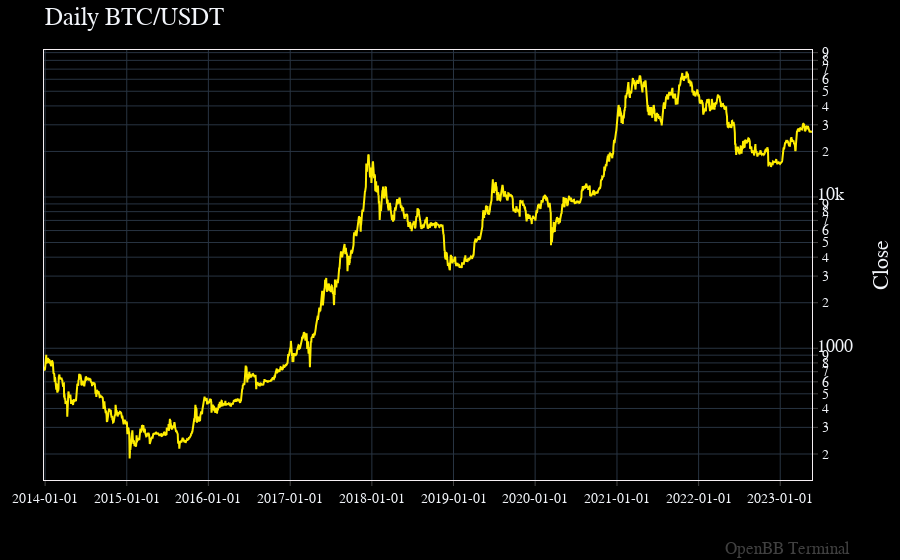

This figure's notebook cell:
### Markdown cell above
## The Crypto Module

Similarly, the `crypto` module has its own nuances.

### openbb.crypto.load()

This version of the `load` function has three sources: `YahooFinance`, `CoinGecko`, and `CCXT`. Selecting `CCXT` will activate the `--exchange` argument, which allows the user to target a specific venue.  

Choices of exchange are: [

    ace,alpaca,ascendex,bequant,bigone,binance,binancecoinm,binanceus,binanceusdm,bit2c,bitbank,bitbay,bitcoincom,
    bitfinex,bitfinex2,bitflyer,bitforex,bitget,bithumb,bitmart,bitmex,bitopro,bitpanda,bitrue,bitso,bitstamp,bitstamp1,
    bittrex,bitvavo,bkex,bl3p,btcalpha,btcbox,btcex,btcmarkets,btctradeua,btcturk,buda,bybit,cex,coinbase,coinbaseprime,coinbasepro,
    coincheck,coinex,coinfalcon,coinmate,coinone,coinspot,cryptocom,currencycom,delta,deribit,digifinex,exmo,flowbtc,fmfwio,gate,
    gateio,gemini,hitbtc,hitbtc3,hollaex,huobi,huobijp,huobipro,idex,independentreserve,indodax,itbit,kraken,krakenfutures,kucoin,
    kucoinfutures,kuna,latoken,lbank,lbank2,lykke,mercado,mexc,mexc3,ndax,novadax,oceanex,okcoin,okex,okex5,okx,paymium,phemex,
    poloniex,poloniexfutures,probit,ripio,stex,tidex,timex,tokocrypto,upbit,wavesexchange,wazirx,whitebit,woo,yobit,zaif,zb,zonda
]

**Note**: Asset coverage and history varies widely by exchange.

### Code cell
btc_usdt = openbb.crypto.load(symbol = 'BTC', to_symbol = 'USDT', source = 'CCXT', exchange = 'bitcoincom', start_date = '2010-01-01')
openbb.qa.line(data = btc_usdt["Close"], title = " Daily BTC/USDT", log_y = True)

### Figure 1 — Plotly figure (JSON) as saved in the notebook; plotly's stock layout.template omitted (floating-point values rounded to 4 significant figures; data arrays with more than 128 entries replaced by an {"elided": "..."} marker saying what was removed)
{"data": [{"hovertemplate": "%{y}<extra></extra>", "mode": "lines", "name": "", "showlegend": false, "type": "scatter", "x": {"elided": "3432 str values"}, "xhoverformat": "%Y-%m-%d", "y": {"elided": "3432 float values"}}], "layout": {"annotations": [{"font": {"color": "gray", "size": 17}, "opacity": 0.5, "text": "OpenBB Terminal", "x": 1, "xanchor": "right", "xref": "paper", "xshift": 40, "y": 0, "yanchor": "bottom", "yref": "paper", "yshift": -80}], "bargap": 0, "bargroupgap": 0, "barmode": "overlay", "hoverdistance": 2, "legend": {"groupclick": "toggleitem", "orientation": "v", "tracegroupgap": 133.3}, "margin": {"b": 80, "l": 40, "r": 50, "t": 50}, "modebar": {"activecolor": "#d1030d", "bgcolor": "#2A2A2A", "color": "#FFFFFF", "orientation": "v"}, "newshape": {"line": {"color": "gold"}}, "spikedistance": 2, "title": {"text": " Daily BTC/USDT"}, "xaxis": {"tickformatstops": [{"dtickrange": [null, 604800000], "value": "%Y-%m-%d"}, {"dtickrange": [604800000, "M1"], "value": "%Y-%m-%d"}, {"dtickrange": ["M1", null], "value": "%Y-%m-%d"}], "type": "date"}, "yaxis": {"title": {"text": "Close"}, "type": "log"}}}
